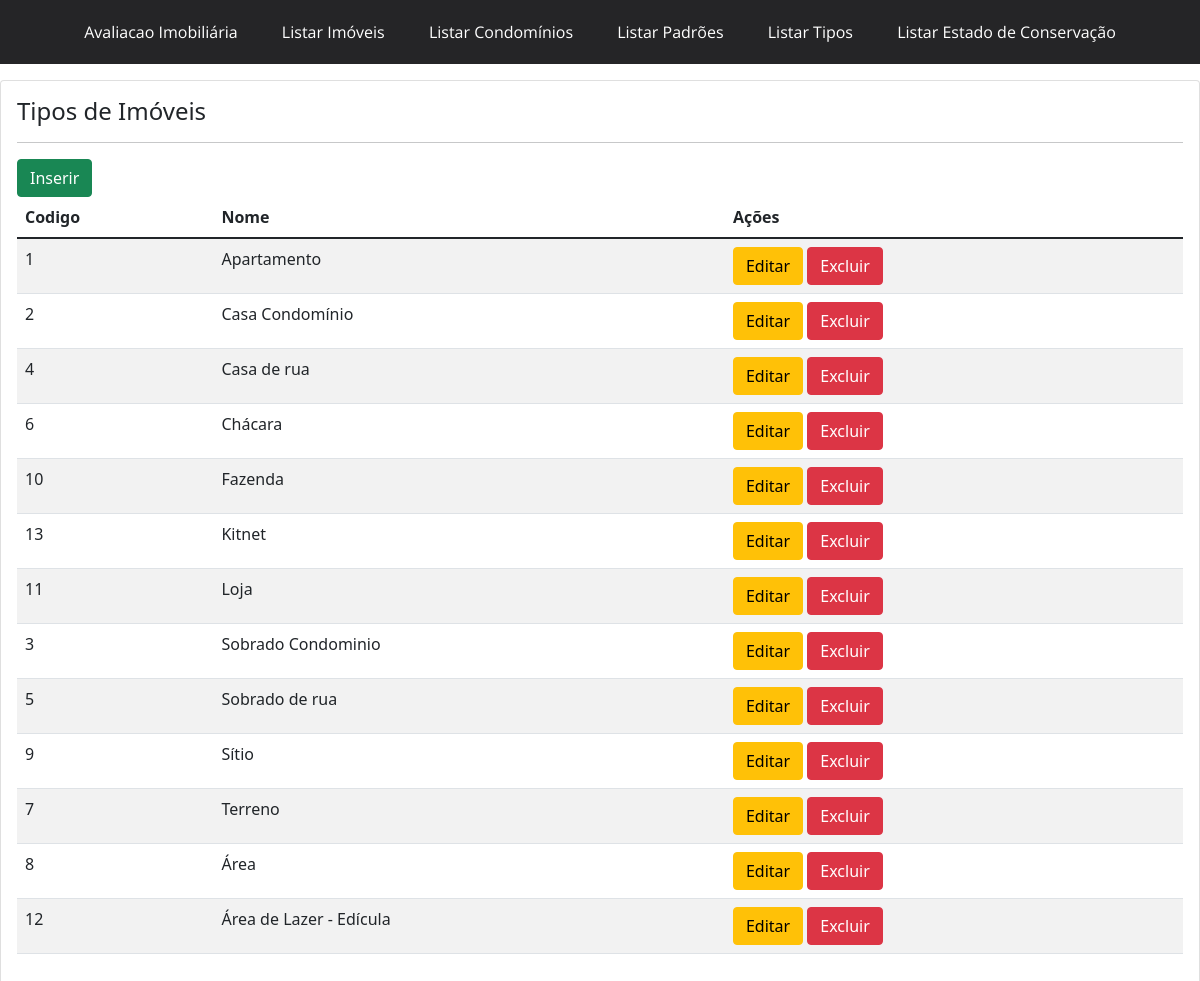
The app's page /tipo/, older data.
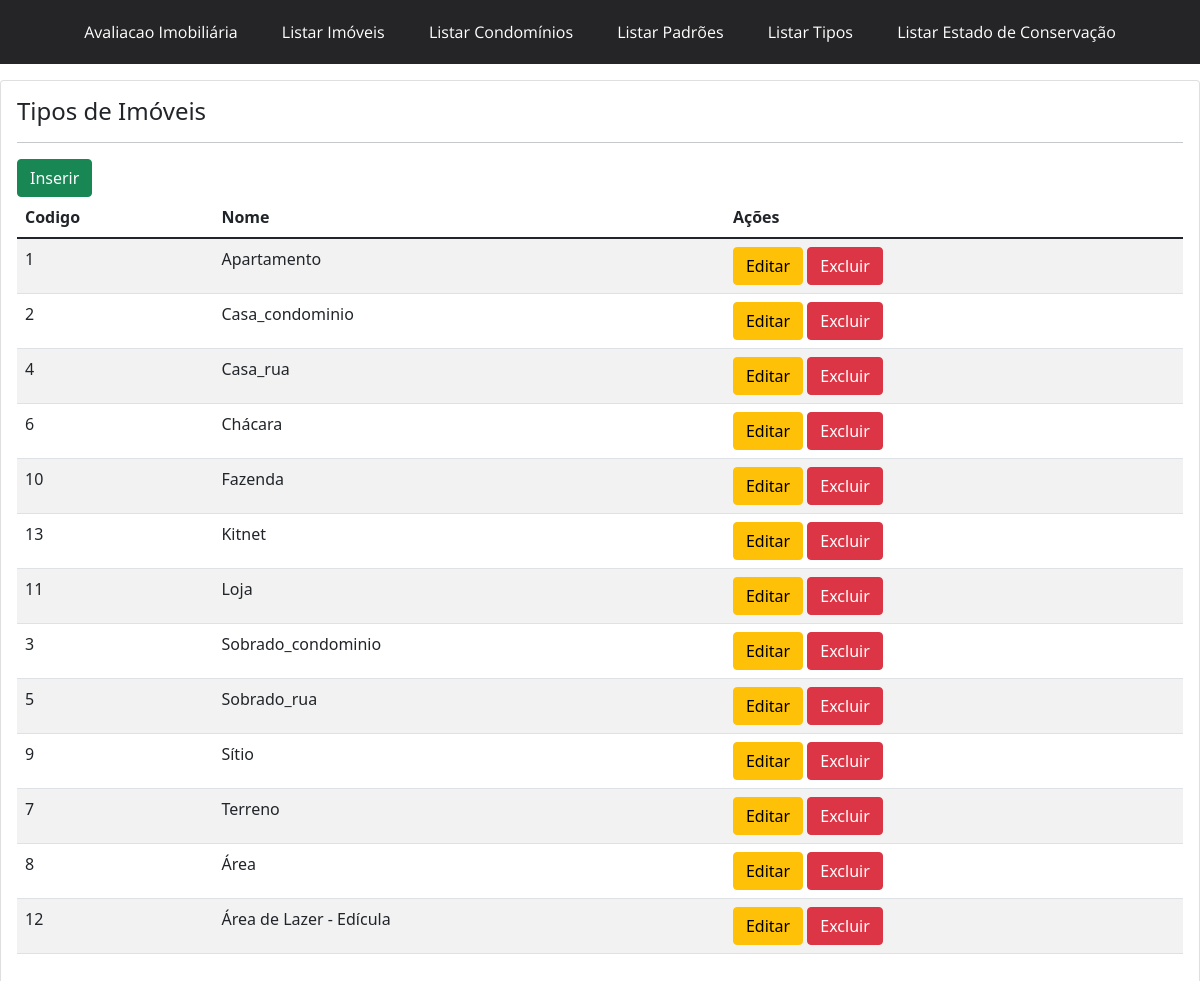
The same page, newer data.
### portal/models.py (models this page shows, shortened)
class Tipo(models.Model):
    nome = models.CharField(max_length=100, blank=True, null=True)
    class Meta:
       ordering = ['nome']

### portal/views.py (the view)
# urls.py: path('tipo/', views.tipo, name='tipo'),
def tipo(request):
    tipos = Tipo.objects.all()
    context = {
        'tipos': tipos
    }
    return render(request, 'portal/tipo.html', context)

### portal/templates/portal/tipo.html
{% extends 'base.html' %}
{% block content %}
<div class = "card">
<div class="card-body">
 <h4> Tipos de Imóveis </h4>
 <hr>
<a class="btn btn-success" href="{% url 'tipo_add' %}"> Inserir </a>
  <table class = "table table-striped">
      <thead>
        <tr>
            <th>Codigo</th>
            <th>Nome</th>
            <th>Ações</th>
        </tr>
      </thead>
      <tbody>
         {% csrf_token %}{%  for tipo in tipos %}
         <tr>
             <td>{{ tipo.id  }} </td>
             <td>{{ tipo.nome }}</td>
             <td><button class='btn btn-warning'>Editar</button>
                 <button class='btn btn-danger'>Excluir</button>
             </td>
         </tr>
         {% endfor %}
      </tbody>
  </table>
</div>
</div>
{% endblock %}

Row changes from the older to the newer data that the page shows:
changed Tipo id 2: nome "Casa Condomínio" → "Casa_condominio"
changed Tipo id 4: nome "Casa de rua" → "Casa_rua"
changed Tipo id 3: nome "Sobrado Condominio" → "Sobrado_condominio"
changed Tipo id 5: nome "Sobrado de rua" → "Sobrado_rua"
